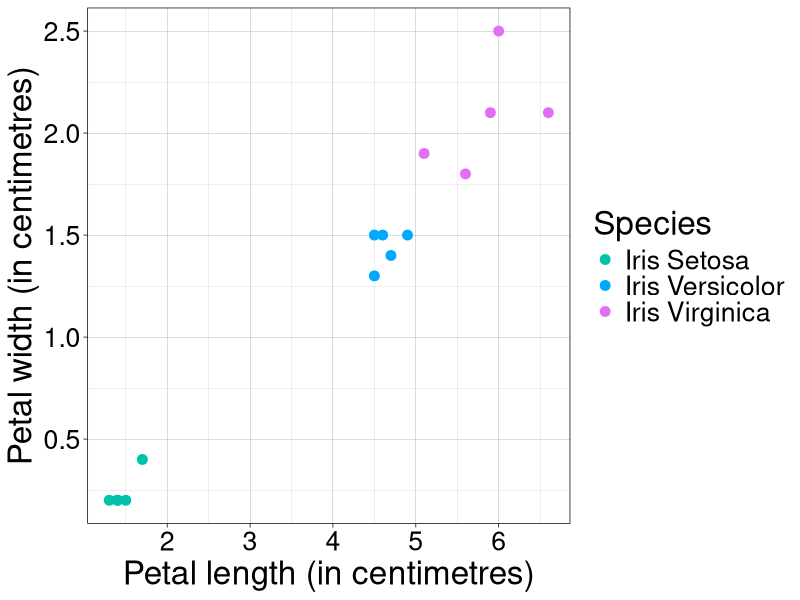
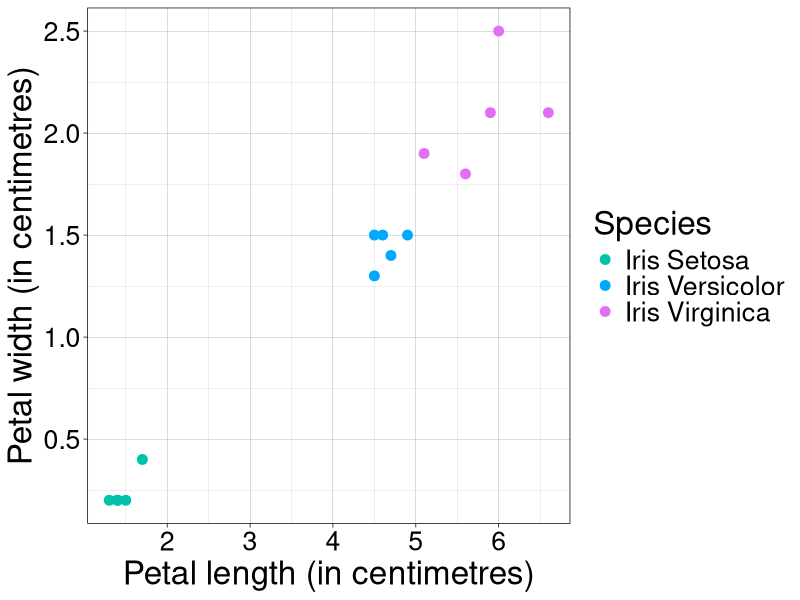

Here is the R script that generated these plots, in order:
library(ggplot2)
library(svglite)

svglite("scatter.svg")
flowers <- read.csv("iris.csv", header = FALSE, col.names = c("Petal.Length", "Petal.Width", "Species"))

ggplot(flowers, aes(x = Petal.Length, y = Petal.Width, color = Species)) +
geom_point(size = 3) +
labs(x = "Petal length (in centimetres)", y = "Petal width (in centimetres)") +
theme_linedraw() +
theme(text = element_text(size = 24)) +
scale_color_manual(values = c("#00C1A9", "#00A9FF", "#E36EF6"))

ggsave("scatter.svg", units = "cm")
